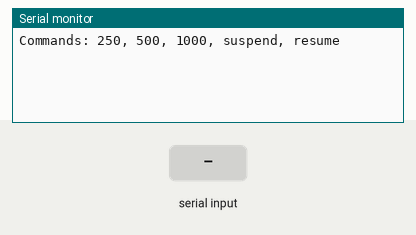
The sketch below on a simulated ESP32. Shown: the last lines printed to the serial monitor. The test bench sets the inputs (shaded band).

Above: at 1.2 s.
1.3 s: "suspend\n" received over Serial
At 2.5 s:
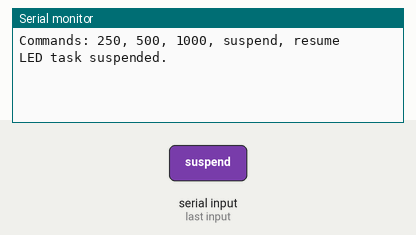
2.8 s: "resume\n" received over Serial
At 4.0 s:
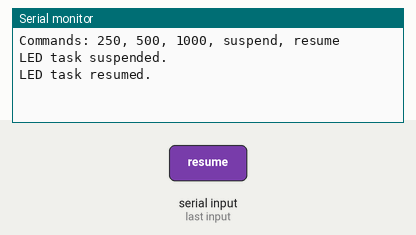
4.3 s: "90,45\n" received over Serial
At 5.1 s:
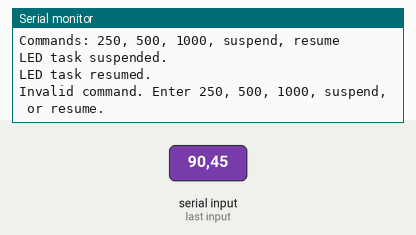
5.8 s: "0\n" received over Serial
At 7.0 s:
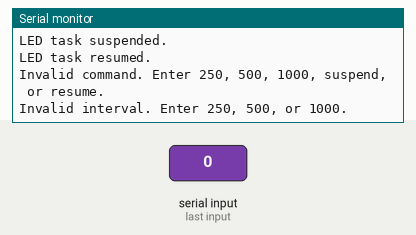
7.3 s: "250\n" received over Serial
At 8.6 s:
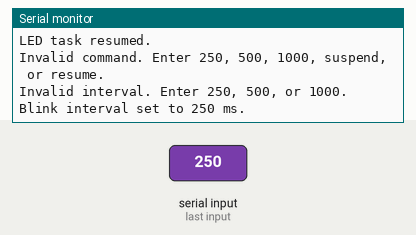

The sketch:

TaskControlAssignment.ino
```cpp
#include <Arduino.h>
#include "freertos/FreeRTOS.h"
#include "freertos/task.h"

#define RGB_BUILTIN 38
#define RGB_BRIGHTNESS 50

volatile uint32_t blinkInterval = 500;

TaskHandle_t serialTaskHandle = NULL;
TaskHandle_t ledTaskHandle = NULL;

void setLed(bool on) {
  if (on) {
    neopixelWrite(RGB_BUILTIN, RGB_BRIGHTNESS, 0, 0);
  } else {
    neopixelWrite(RGB_BUILTIN, 0, 0, 0);
  }
}

bool isDigits(const String &text) {
  if (text.length() == 0) {
    return false;
  }

  for (size_t i = 0; i < text.length(); i++) {
    char c = text.charAt(i);

    if (c < '0' || c > '9') {
      return false;
    }
  }

  return true;
}

void processCommand(String command) {
  command.trim();

  if (command.length() == 0) {
    return;
  }

  if (command.equalsIgnoreCase("suspend")) {
    if (ledTaskHandle != NULL) {
      vTaskSuspend(ledTaskHandle);
      setLed(false);
      Serial.println("LED task suspended.");
    }
    return;
  }

  if (command.equalsIgnoreCase("resume")) {
    if (ledTaskHandle != NULL) {
      vTaskResume(ledTaskHandle);
      Serial.println("LED task resumed.");
    }
    return;
  }

  if (isDigits(command)) {
    uint32_t newInterval = command.toInt();

    if (newInterval == 250 ||
        newInterval == 500 ||
        newInterval == 1000) {
      blinkInterval = newInterval;

      Serial.printf(
        "Blink interval set to %lu ms.\n",
        (unsigned long)blinkInterval
      );
    } else {
      Serial.println(
        "Invalid interval. Enter 250, 500, or 1000."
      );
    }

    return;
  }

  Serial.println(
    "Invalid command. Enter 250, 500, 1000, suspend, or resume."
  );
}

void serialTask(void *parameter) {
  String command;
  command.reserve(64);

  Serial.println("Commands: 250, 500, 1000, suspend, resume");

  for (;;) {
    while (Serial.available() > 0) {
      char c = Serial.read();

      if (c == '\r') {
        continue;
      }

      if (c == '\n') {
        processCommand(command);
        command = "";
      } else if (command.length() < 63) {
        command += c;
      }
    }

    vTaskDelay(pdMS_TO_TICKS(10));
  }
}

void ledTask(void *parameter) {
  for (;;) {
    setLed(true);

    uint32_t interval = blinkInterval;
    vTaskDelay(pdMS_TO_TICKS(interval));

    setLed(false);

    interval = blinkInterval;
    vTaskDelay(pdMS_TO_TICKS(interval));
  }
}

void setup() {
  Serial.begin(115200);

  xTaskCreatePinnedToCore(
    ledTask,
    "LED Task",
    2048,
    NULL,
    1,
    &ledTaskHandle,
    1
  );

  xTaskCreatePinnedToCore(
    serialTask,
    "Serial Task",
    4096,
    NULL,
    1,
    &serialTaskHandle,
    1
  );
}

void loop() {
  vTaskDelay(pdMS_TO_TICKS(1000));
}
```

Measured:
- after the input at 1.3 s, the serial monitor: prints a new line at once (image 1)
- after the input at 2.8 s, the serial monitor: prints a new line at once (image 2)
- after the input at 4.3 s, the serial monitor: prints a new line at once (image 3)
- after the input at 5.8 s, the serial monitor: prints a new line at once (image 4)
- after the input at 7.3 s, the serial monitor: prints a new line at once (image 5)
